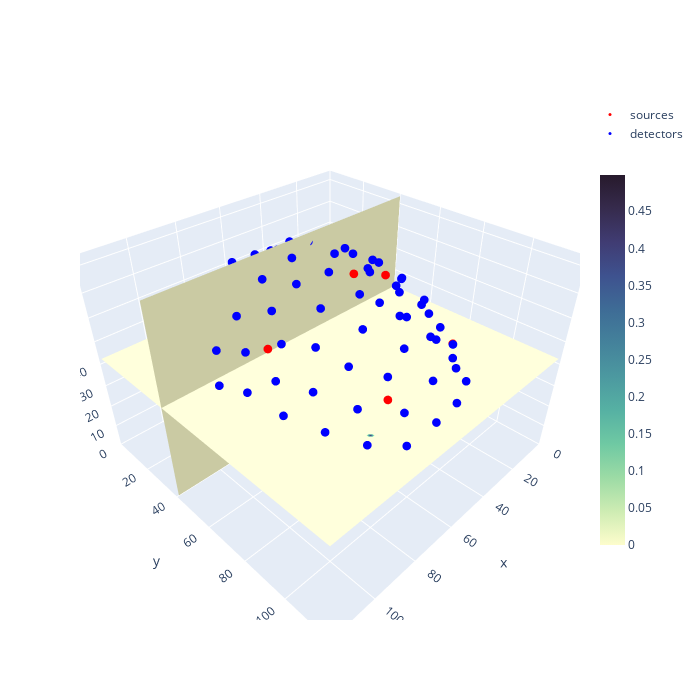

Here is the notebook cell this chart was saved with:
### Code cell
subj.display_setup(res['flux'][...,30], geom_transformed)
